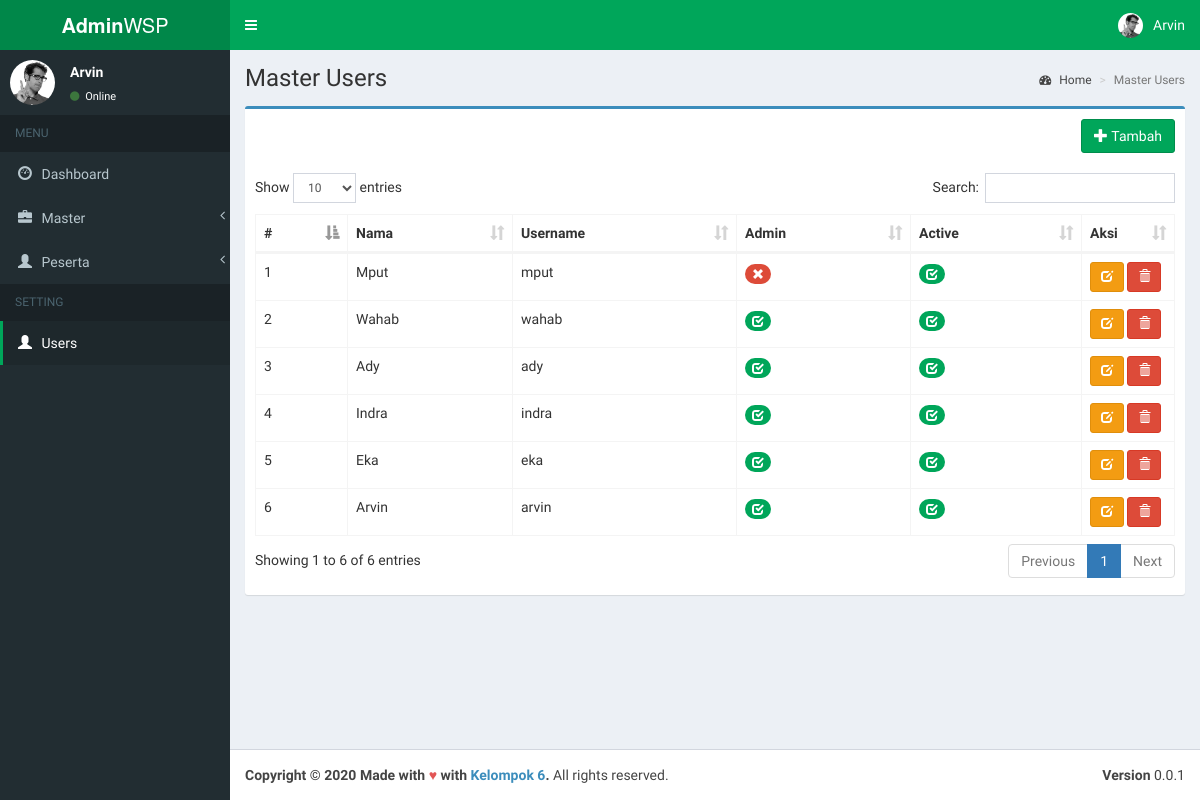
The app's page /index.php?page=users (signed in) with its own data.
### tables this page shows
CREATE TABLE `users` (
  `id` int(11) NOT NULL,
  `name` varchar(255) NOT NULL,
  `username` varchar(255) NOT NULL,
  `password` varchar(255) NOT NULL,
  `is_admin` tinyint(1) NOT NULL,
  `is_active` tinyint(1) NOT NULL
);

### pages/users/list.php (the view, shortened to what this page needs)
<?php
include_once("conf/connection.php");
if (isset($db)) {
    $result = mysqli_query($db, "SELECT * FROM users ORDER BY id DESC");
}
?>
<div class="content-wrapper">
    <section class="content-header">
        <h1>
            Master Users
        </h1>
        <ol class="breadcrumb">
            <li><a href="index.php"><i class="fa fa-dashboard"></i> Home</a></li>
            <li class="active">Master Users</li>
        </ol>
    </section>
    <section class="content">
        <div class="row">
            <div class="col-xs-12">
                <div class="box box-primary">
                    <div class="box-header">
                        <a href="index.php?page=users-create" class="btn btn-success pull-right" role="button" title="Tambah Data"><i
                                class="glyphicon glyphicon-plus"></i> Tambah</a>
                    </div>
                    <div class="box-body">
                        <table id="users" class="table table-bordered table-hover table-responsive">
                            <thead>
                            <tr>
                                <th width="10%">#</th>
                                <th>Nama</th>
                                <th>Username</th>
                                <th>Admin</th>
                                <th>Active</th>
                                <th width="10%">Aksi</th>
                            </tr>
                            </thead>
                            <tbody>
                            <?php
                                $no=0;
                                while($row = mysqli_fetch_array($result)) {
                                    ?>
                                    <tr>
                                        <td><?php echo $no=$no+1;?></td>
                                        <td><?php echo $row['name'];?></td>
                                        <td><?php echo $row['username'];?></td>
                                        <td>
                                            <?php
                                            if ($row["is_admin"] == 1) {
                                                echo '<small class="badge bg-green"><i class="glyphicon glyphicon-check"></i></small>';
                                            } else {
                                                echo '<small class="badge bg-red"><i class="glyphicon glyphicon-remove"></i></small>';
                                            }
                                            ?>
                                        </td>
                                        <td>
                                            <?php
                                            if ($row["is_active"] == 1) {
                                                echo '<small class="badge bg-green"><i class="glyphicon glyphicon-check"></i></small>';
                                            } else {
                                                echo '<small class="badge bg-red"><i class="glyphicon glyphicon-remove"></i></small>';
                                            }
                                            ?>
                                        </td>
                                        <td>
                                            <a href="index.php?page=users-edit&id=<?=$row['id'];?>" class="btn btn-sm btn-warning" role="button" title="Ubah Data"><i class="glyphicon glyphicon-edit"></i></a>
                                            <a href="pages/users/hapus.php?id=<?=$row['id'];?>" onclick="return confirm('Anda yakin akan menghapus data ' + '<?=$row['name'];?>' + ' ini ?');" class="btn btn-sm btn-danger" role="button" title="Hapus Data"><i class="glyphicon glyphicon-trash"></i></a>
                                        </td>
                                    </tr>
                                <?php } ?>
                            </tbody>
                        </table>
                    </div>
                </div>
            </div>
        </div>
    </section>
</div>

### index.php (shortened to what this page needs)
<!DOCTYPE html>
<html>
<head>
    <link rel="stylesheet" href="bootstrap/css/bootstrap.min.css">
    <link rel="stylesheet" href="https://cdnjs.cloudflare.com/ajax/libs/font-awesome/4.5.0/css/font-awesome.min.css">
    <link rel="stylesheet" href="https://cdnjs.cloudflare.com/ajax/libs/ionicons/2.0.1/css/ionicons.min.css">
    <link rel="stylesheet" href="plugins/jvectormap/jquery-jvectormap-1.2.2.css">
    <link rel="stylesheet" href="dist/css/AdminLTE.min.css">
    <link rel="stylesheet" href="dist/css/skins/_all-skins.min.css">
    <link rel="stylesheet" href="plugins/datatables/dataTables.bootstrap.css">
    <link rel="stylesheet" href="https://cdnjs.cloudflare.com/ajax/libs/toastr.js/latest/css/toastr.min.css">
</head>
<body class="hold-transition skin-green sidebar-mini">
<div class="wrapper">
    <header class="main-header">
        <a href="index.php" class="logo">
            <?php if($_SESSION["user"]["is_admin"] == 1) { ?>
                <span class="logo-lg"><b>Admin</b>WSP</span>
            <?php } else { ?>
                <span class="logo-lg"><b>Member</b>WSP</span>
            <?php } ?>
        </a>
        <nav class="navbar navbar-static-top">
            <a href="#" class="sidebar-toggle" data-toggle="offcanvas" role="button">
            </a>
            <div class="navbar-custom-menu">
                <ul class="nav navbar-nav">
                    <li class="dropdown user user-menu">
                        <a href="#" class="dropdown-toggle" data-toggle="dropdown">
                            <img src="dist/img/user2-160x160.jpg" class="user-image" alt="User Image">
                            <span class="hidden-xs"><?= $_SESSION['user']['name'] ?></span>
                        </a>
                    </li>
                </ul>
            </div>
        </nav>
    </header>
    <aside class="main-sidebar">
        <?php if($_SESSION["user"]["is_admin"] == 1) { ?>
            <section class="sidebar">
                <div class="user-panel">
                    <div class="pull-left image">
                        <img src="dist/img/user2-160x160.jpg" class="img-circle" alt="User Image">
                    </div>
                    <div class="pull-left info">
                        <p><?= $_SESSION['user']['name'] ?></p>
                        <a href="#"><i class="fa fa-circle text-success"></i> Online</a>
                    </div>
                </div>
                <ul class="sidebar-menu">
                    <li class="header">MENU</li>
                    <li class="treeview">
                    <li <?php if (!isset($_GET['page']) == 1) echo "class='active'"; ?>><a href="index.php"><i
                                    class="glyphicon glyphicon-dashboard"></i> <span>Dashboard</span></a></li>
                    </li>
                    <li class="treeview <?php if(strpos($_GET['page'], 'master') !== false) echo "active";?>">
                        <a href="#">
                            <i class="glyphicon glyphicon-briefcase"></i> <span>Master</span>
                            <span class="pull-right-container">
                <i class="fa fa-angle-left pull-right"></i>
              </span>
                        </a>
                    </li>
                    <li class="treeview <?php if(strpos($_GET['page'], 'peserta') !== false) echo "active";?>">
                        <a href="#">
                            <i class="glyphicon glyphicon-user"></i> <span>Peserta</span>
                            <span class="pull-right-container">
                <i class="fa fa-angle-left pull-right"></i>
              </span>
                        </a>
                            </li>
                        </ul>
                    <li class="header">SETTING</li>
                    <li class="treeview">
                    <li  <?php if(isset($_GET['page']) && $_GET['page'] == "users") echo "class='active'";?>><a href="index.php?page=users"><i class="glyphicon glyphicon-user"></i> <span>Users</span></a></li>
                    </li>
            </section>
        <?php } ?>
    </aside>
    <?php include "conf/route.php"; ?>
    <footer class="main-footer">
        <div class="pull-right hidden-xs">
            <b>Version</b> 0.0.1
        </div>
        <strong>Copyright &copy; 2020 Made with <span style="color: #e25555;">&hearts;</span> with <a href="#">Kelompok 6</a>.</strong> All rights
        reserved.
    </footer>
</div>
</body>
</html>

### conf/route.php (shortened to what this page needs)
<?php
if (isset($_GET['page'])) {
    $page = $_GET['page'];
    if ($_SESSION["user"]['is_admin'] == 1) {
        switch ($page) {
            case 'users':
                include 'pages/users/list.php';
                break;
        }
    }
} else {
    include "pages/beranda.php";
}
?>

### records on screen
users: name "Mput", username "mput", is_admin 0 (drawn), is_active 1 (drawn)
users: no "2", name "Wahab", username "wahab", is_admin 1 (drawn), is_active 1 (drawn)
users: no "3", name "Ady", username "ady", is_admin 1 (drawn), is_active 1 (drawn)
users: no "4", name "Indra", username "indra", is_admin 1 (drawn), is_active 1 (drawn)
users: no "5", name "Eka", username "eka", is_admin 1 (drawn), is_active 1 (drawn)
users: no "6", name "Arvin", username "arvin", is_admin 1 (drawn), is_active 1 (drawn)

### other values on screen
$_SESSION['user']['name'] "Arvin"
